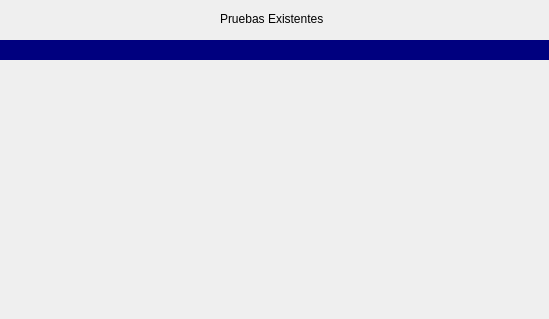
<?xml version="1.0" encoding="UTF-8"?>
<ui version="4.0">
 <class>CargarPrueba</class>
 <widget class="QWidget" name="CargarPrueba">
  <property name="geometry">
   <rect>
    <x>0</x>
    <y>0</y>
    <width>549</width>
    <height>319</height>
   </rect>
  </property>
  <property name="minimumSize">
   <size>
    <width>549</width>
    <height>319</height>
   </size>
  </property>
  <property name="maximumSize">
   <size>
    <width>549</width>
    <height>319</height>
   </size>
  </property>
  <property name="windowTitle">
   <string>Form</string>
  </property>
  <widget class="Line" name="line">
   <property name="geometry">
    <rect>
     <x>0</x>
     <y>40</y>
     <width>551</width>
     <height>21</height>
    </rect>
   </property>
   <property name="styleSheet">
    <string notr="true">color: rgb(0, 0, 127);</string>
   </property>
   <property name="frameShadow">
    <enum>QFrame::Plain</enum>
   </property>
   <property name="lineWidth">
    <number>20</number>
   </property>
   <property name="orientation">
    <enum>Qt::Horizontal</enum>
   </property>
  </widget>
  <widget class="QLabel" name="label">
   <property name="geometry">
    <rect>
     <x>220</x>
     <y>10</y>
     <width>131</width>
     <height>17</height>
    </rect>
   </property>
   <property name="text">
    <string>Pruebas Existentes</string>
   </property>
  </widget>
 </widget>
 <resources/>
 <connections/>
</ui>
